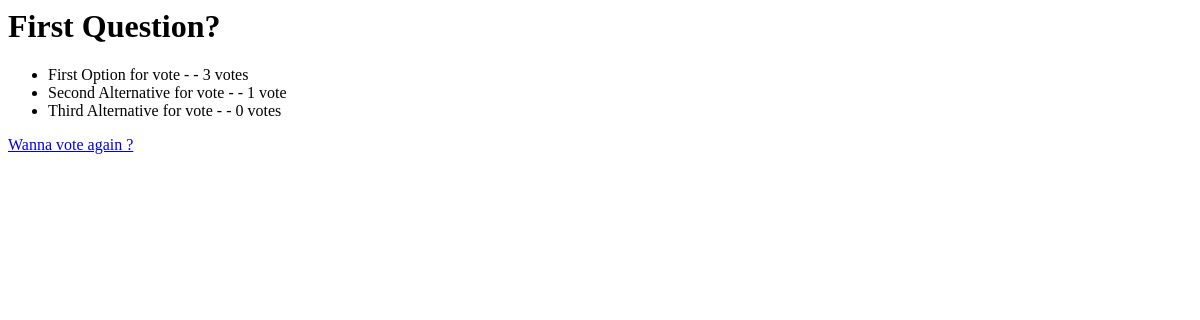
The app's page /polls/1/results/, older data.
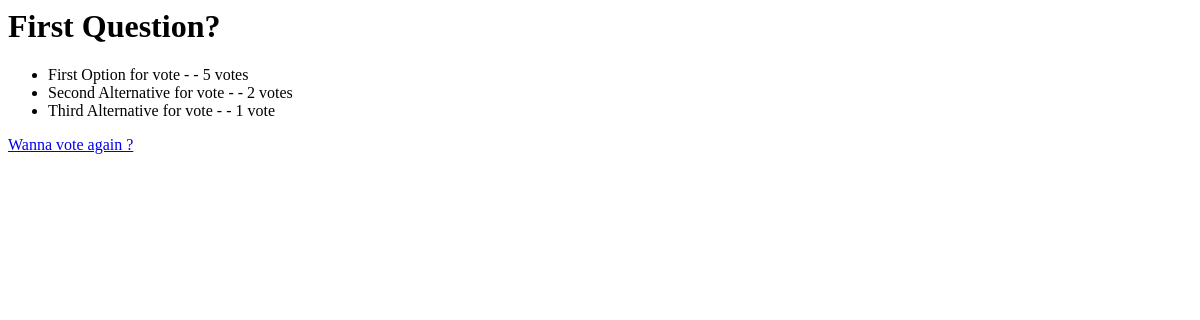
The same page, newer data.
### polls/models.py (models this page shows, shortened)
class Question(models.Model):
    question_text = models.CharField(max_length=250)
    pub_date= models.DateTimeField("publication date")

class Choice(models.Model):
    question = models.ForeignKey(Question,on_delete=models.CASCADE)
    choice_text = models.CharField(max_length=250)
    votes = models.IntegerField(default=0)

### polls/views.py (the view)
# urls.py: path("<int:pk>/results/", views.ResultsView.as_view(template_name="polls/results.html"), name="results"),
class ResultsView(generic.DetailView):
    model = Question
    template_name: "polls/results.html"

### polls/templates/polls/results.html
<h1> {{ question.question_text}} </h1>
<ul>
{% for choice  in question.choice_set.all  %}
    <li> {{ choice.choice_text }} - - {{ choice.votes }} vote{{choice.votes|pluralize}} </li>
{% endfor %}
</ul>
<a href="{% url 'polls:index' %}"> Wanna vote again ? </a>

Row changes from the older to the newer data that the page shows:
changed Choice "First Option for vote": votes "3" → "5"
changed Choice "Second Alternative for vote": votes "1" → "2"
changed Choice "Third Alternative for vote": votes "0" → "1"
